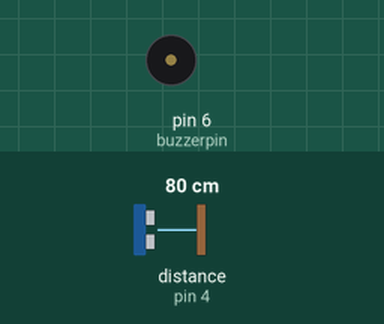
This sketch was run on a simulated Arduino Uno, built with avr-gcc and run on an emulated ATmega328P. Parts: buzzer (waves = sounding). Wiring (inferred from the names in the program): ultrasonic range finder: trigger pin 5; echo pin 4. The test bench sets the inputs (shaded band); at power-on: distance to the obstacle (sensor on pin 4) 80 cm. The echo pulse lasts 58.3 µs per cm; what the sketch prints to the serial monitor is not drawn.

Above: at 1.2 s.
1.3 s: distance to the obstacle (sensor on pin 4) set to 2 cm
At 2.1 s:
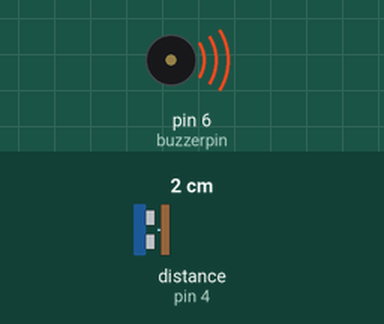
2.8 s: distance to the obstacle (sensor on pin 4) set to 4 cm
Timing chart, 0 to 5.8 s (numbered marks = the images above; inputs shaded):
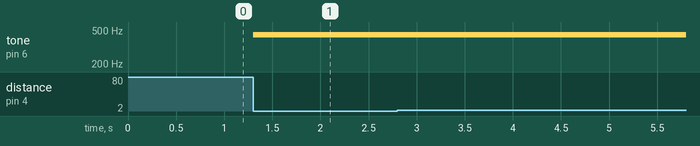

The sketch:

lcd_uzaklik_sensoru.ino
```cpp
#define buzzerpin 6
#define trigpin 5
#define echopin 4

int sure;
int uzaklik;
bool isNear = false;

void setup() {
  pinMode(buzzerpin,INPUT);
  pinMode(trigpin,OUTPUT);
  pinMode(echopin,INPUT);
  Serial.begin(9600);
}

void loop() {
  digitalWrite(trigpin,LOW);
  delayMicroseconds(5);
  digitalWrite(trigpin,HIGH);
  delayMicroseconds(10);
  digitalWrite(trigpin,LOW);

  sure = pulseIn(echopin,HIGH,11600);

  uzaklik = sure * 0.0345/2;

  if (uzaklik <= 5 && !isNear) {
    tone(buzzerpin, 440);
    isNear = true;
  }
  else if (uzaklik > 5) {
    noTone(buzzerpin);
    isNear = false;
  }
  Serial.println(uzaklik);


}
```

Measured:
- after the input at 1.3 s, tone on pin 6 (buzzerpin): silent → 440 Hz at once
